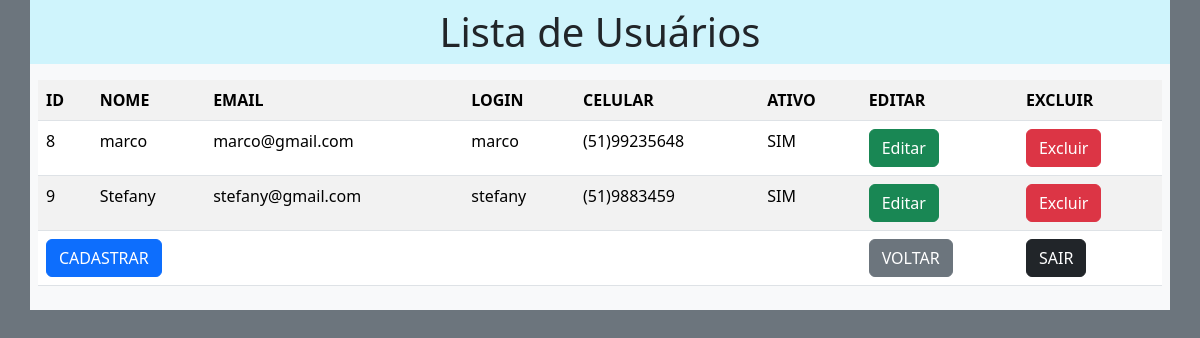
/view/usuarios.php (signed in), run on the app's committed database.
### tables this page shows
CREATE TABLE `usuario` (
  `idUsuario` int(11) NOT NULL,
  `nomeUsuario` varchar(255) NOT NULL,
  `emailUsuario` varchar(255) NOT NULL,
  `loginUsuario` varchar(255) NOT NULL,
  `senhaUsuario` varchar(255) NOT NULL,
  `dataCadastro` timestamp NOT NULL DEFAULT current_timestamp(),
  `telefoneCelular` varchar(45) NOT NULL,
  `ativo` enum('S','N') NOT NULL
);

### model/conexao.php (called while the page is built, shortened)
<?php
abstract class Conexao {
    private $servidor = 'localhost';
    private $user = 'root';
    private $pass = '';
    private $banco = 'atendimentos';
    private function conexao() {
        $this->conn = new PDO("mysql:host=$this->servidor;dbname=$this->banco", $this->user, $this->pass);
    }
}
?>

### model/usuarioModel.php (called while the page is built, shortened)
<?php
require_once 'conexao.php';
class Usuario extends Conexao {
    private $tabela = 'usuario';
	 public function consulta() {
        $sql = "SELECT idUsuario, nomeUsuario, emailUsuario, loginUsuario,
		senhaUsuario, telefoneCelular, ativo FROM $this->tabela";
        $stmt = $this->conn->prepare($sql);
        $stmt->execute();
        $result = $stmt->fetchAll(PDO::FETCH_ASSOC);
        return $result;
    }
}
?>

### view/usuarios.php (the view, shortened to what this page needs)
<?php
	if(isset($_SESSION['logado']) && $_SESSION['logado'] == true ){
?>
<!DOCTYPE html>
<html lang="pt-br">
<head>
    <link href="https://cdn.jsdelivr.net/npm/bootstrap@5.3.2/dist/css/bootstrap.min.css" rel="stylesheet">
</head>
<body class="bg-secondary">
    <div class="container bg-light p-0">
        <h1 class="bg-info-subtle text-center p-2">Lista de Usuários</h1>
        <section class="p-2">
            <table class="table table-striped">
                <tr>
                    <th>ID</th>
                    <th>NOME</th>
                    <th>EMAIL</th>
                    <th>LOGIN</th>
                    <th>CELULAR</th>
                    <th>ATIVO</th>
                    <th>EDITAR</th>
                    <th>EXCLUIR</th>
                </tr>
                <?php
                        $Usuario = new Usuario();
                        $consulta = $Usuario->consulta();
                        foreach($consulta as $linha){
                            $idUsuario = $linha['idUsuario'];
                            $nomeUsuario = $linha['nomeUsuario'];
                            $emailUsuario = $linha['emailUsuario'];
                            $loginUsuario = $linha['loginUsuario'];
                            $telefoneCelular = $linha['telefoneCelular'];
                            $ativo = ($linha['ativo'] == 'S') ? 'SIM' : 'NÃO';
                        echo"
                        <tr>
                            <td>$idUsuario</td>
                            <td>$nomeUsuario</td>
                            <td>$emailUsuario</td>
                            <td>$loginUsuario</td>
                            <td>$telefoneCelular</td>
                            <td>$ativo</td>
                            <td><a class='btn btn-success' href='editarUsuario.php?id=$idUsuario'>Editar</a></td>
                            <td><a class='btn btn-danger' onclick='confirmDelete($idUsuario)' href='#'>Excluir</a></td>
                        </tr>
                        ";
                    }
                ?>
                <tr>
                    <td colspan="6">
                        <a class="btn btn-primary" href="cadastrarUsuario.php">CADASTRAR</a>
                    </td>
                    <td>
                        <a class="btn btn-secondary" href="logado.php">VOLTAR</a>
                    </td>
                    <td>
                        <a class="btn btn-dark" onclick="confirmSair()" href="#">SAIR</a>
                    </td>
                </tr>
            </table>
        </section>
    </div>
</body>
</html>
<?php
	}else{
		header('Location: index.php');
	}
?>

### data on the page
usuario: idUsuario "8", nomeUsuario "marco", emailUsuario "marco@gmail.com", loginUsuario "marco", telefoneCelular "(51)99235648", ativo "SIM"
usuario: idUsuario "9", nomeUsuario "Stefany", emailUsuario "stefany@gmail.com", loginUsuario "stefany", telefoneCelular "(51)9883459", ativo "SIM"
